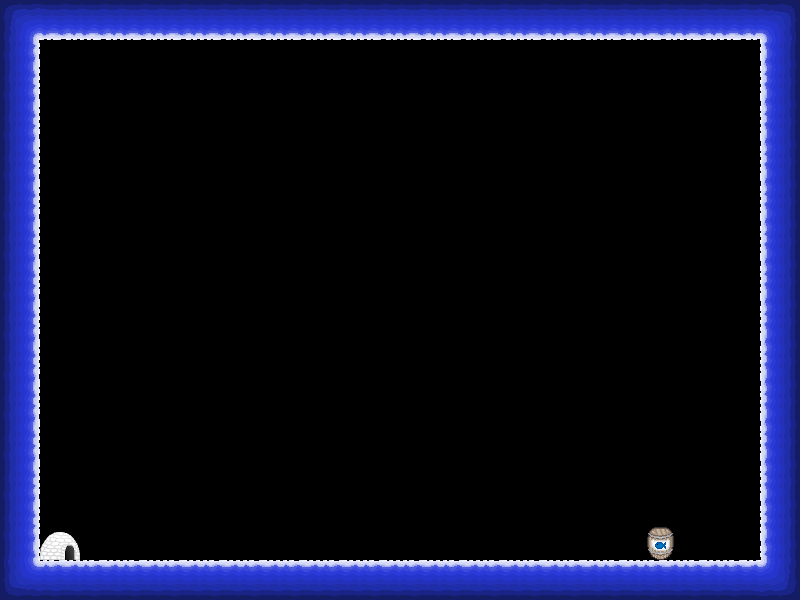

Rendered tile map (Tiled .tmx) drawn with the repository's tilesets; below, a short description and the map source with its tile grids summarised:
An orthogonal 20x15 tile map with 40x40 px tiles, 1 tile layer (Kachelebene 1), 3 tilesets.

<map version="1.0" orientation="orthogonal" width="20" height="15" tilewidth="40" tileheight="40">
 <tileset firstgid="1" name="Objekte" tilewidth="40" tileheight="40">
  <image source="../Objekte.png" width="160" height="120" />
 </tileset>
 <tileset firstgid="13" name="Personen" tilewidth="40" tileheight="40">
  <image source="../Personen.png" width="160" height="160" />
 </tileset>
 <tileset firstgid="29" name="Texturen" tilewidth="40" tileheight="40">
  <image source="../Texturen.png" width="160" height="160" />
 </tileset>
 <layer name="Kachelebene 1" width="20" height="15">
  <data>[300 cells, 68 non-empty, 10 distinct tile ids]</data>
 </layer>
 <objectgroup name="Objektebene 1" width="20" height="15" />
</map>
